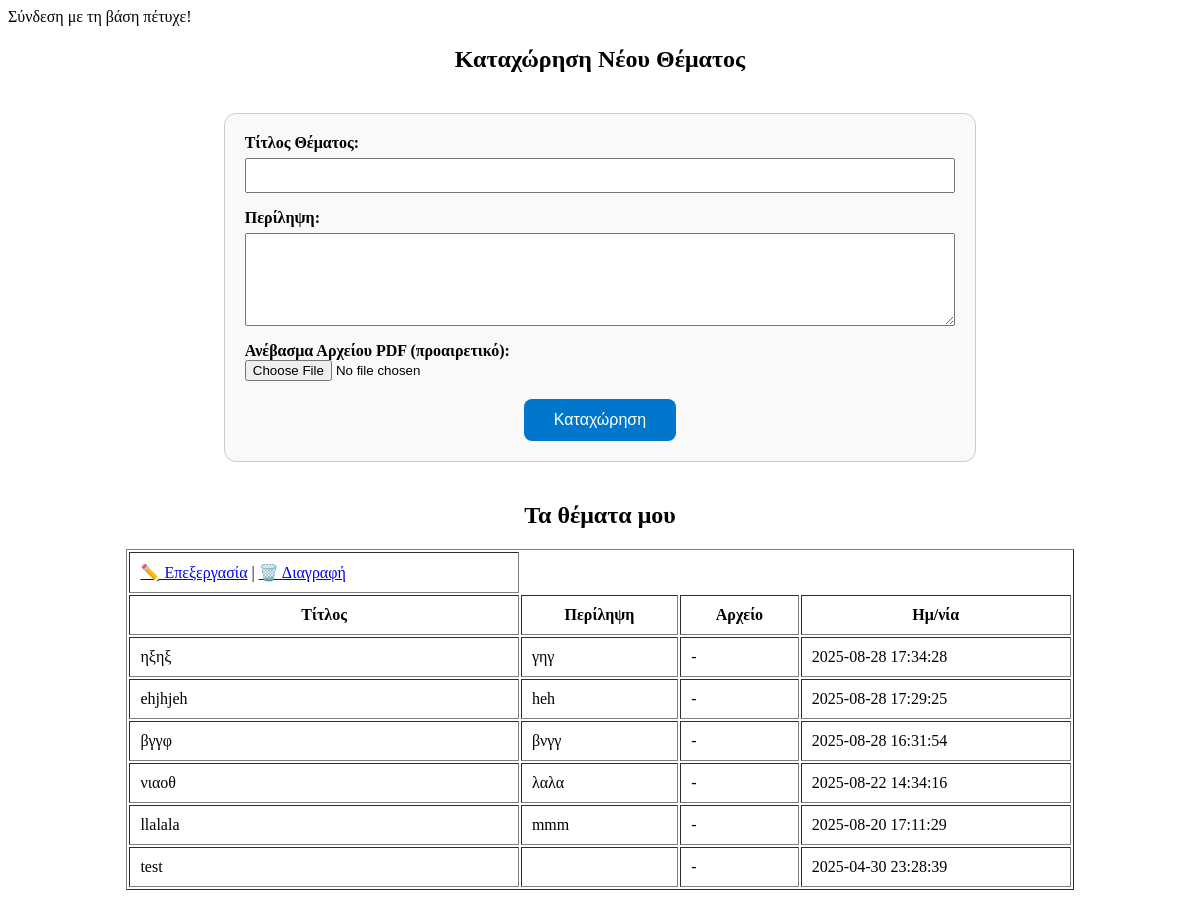
Page /demo/create_or_edit_topics.php (signed in) on the committed database.
### tables this page shows
CREATE TABLE `topics` (
  `id` int(11) UNSIGNED NOT NULL,
  `teacher_id` int(11) NOT NULL,
  `title` varchar(255) NOT NULL,
  `summary` text DEFAULT NULL,
  `pdf_path` varchar(255) DEFAULT NULL,
  `created_at` timestamp NOT NULL DEFAULT current_timestamp(),
  `assigned_time` datetime NOT NULL DEFAULT current_timestamp(),
  `confirmed_time` datetime DEFAULT NULL,
  `assigned_to` int(11) DEFAULT NULL,
  `status` enum('completed','for_grade','available','confirmed','cancelled','for examination','awaiting_committee') DEFAULT 'available',
  `deadline` date DEFAULT NULL,
  `exam_datetime` datetime DEFAULT NULL,
  `exam_mode` enum('onsite','online') DEFAULT 'onsite',
  `exam_location` varchar(255) DEFAULT NULL,
  `extra_links` text DEFAULT NULL,
  `draft_pdf_path` varchar(255) DEFAULT NULL,
  `repository_url` varchar(255) DEFAULT NULL,
  `final_grade` float DEFAULT NULL,
  `cancel_reason` varchar(200) NOT NULL,
  `cancel_info` varchar(200) NOT NULL
);

### demo/create_or_edit_topics.php (the view, shortened to what this page needs)
<?php
require 'config.php';
$teacher_id = $_SESSION["userid"];
?>
<!DOCTYPE html>
<html lang="el">
<head>
</head>
<body>
<h2 style="text-align: center;">Καταχώρηση Νέου Θέματος</h2>
<form method="post" enctype="multipart/form-data">
    <label>Τίτλος Θέματος:</label><br>
    <input type="text" name="title" required><br>
    <label>Περίληψη:</label><br>
    <textarea name="summary" rows="5"></textarea><br>
    <label>Ανέβασμα Αρχείου PDF (προαιρετικό):</label><br>
    <input type="file" name="pdf" accept=".pdf"><br><br>
    <div style="text-align: center;">
        <button type="submit" class="submit-btn"> Καταχώρηση</button>
    </div>
</form>
<h2 style="text-align:center;">Τα θέματα μου</h2>
<table border="1" width="80%" align="center" cellpadding="10">
    <td>
        <a href="edit_topic.php?id=<?= $row['id'] ?>">✏️ Επεξεργασία</a> |
        <a href="delete_topic.php?id=<?= $row['id'] ?>" onclick="return confirm('Είστε σίγουρος ότι θέλετε να διαγράψετε το θέμα;')">🗑️ Διαγραφή</a>
    </td>
    <tr>
        <th>Τίτλος</th>
        <th>Περίληψη</th>
        <th>Αρχείο</th>
        <th>Ημ/νία</th>
    </tr>
    <?php
    $stmt = $db->prepare("SELECT * FROM topics WHERE teacher_id = ? ORDER BY created_at DESC");
    $stmt->bind_param("i", $teacher_id);
    $stmt->execute();
    $result = $stmt->get_result();
    while ($row = $result->fetch_assoc()): ?>
        <tr>
            <td><?= htmlspecialchars($row['title']) ?></td>
            <td><?= htmlspecialchars($row['summary']) ?></td>
            <td>
                <?php if ($row['pdf_path']): ?>
                    <a href="<?= $row['pdf_path'] ?>" target="_blank">Προβολή</a>
                <?php else: ?>
                    -
                <?php endif; ?>
            </td>
            <td><?= $row['created_at'] ?></td>
        </tr>
    <?php endwhile; ?>
</table>
</body>
</html>
</body>
</html>

### demo/create_or_edit_topics.php (style rules this page uses)
form { width: 60%; margin: 40px auto; padding: 20px; border: 1px solid #ccc; border-radius: 12px; background-color: #f9f9f9; }
label { font-weight: bold; }
input[type="text"], textarea { width: 100%; padding: 8px; margin-top: 6px; margin-bottom: 16px; }
.submit-btn { background-color: #0077cc; color: white; padding: 12px 30px; font-size: 16px; border: none; border-radius: 8px; cursor: pointer; transition: background-color 0.3s ease; }

### rows in the picture
topics: title "ηξηξ", summary "γηγ", created_at "2025-08-28 17:34:28"
topics: title "ehjhjeh", summary "heh", created_at "2025-08-28 17:29:25"
topics: title "βγγφ", summary "βνγγ", created_at "2025-08-28 16:31:54"
topics: title "νιαοθ", summary "λαλα", created_at "2025-08-22 14:34:16"
topics: title "llalala", summary "mmm", created_at "2025-08-20 17:11:29"
topics: title "test", created_at "2025-04-30 23:28:39"
